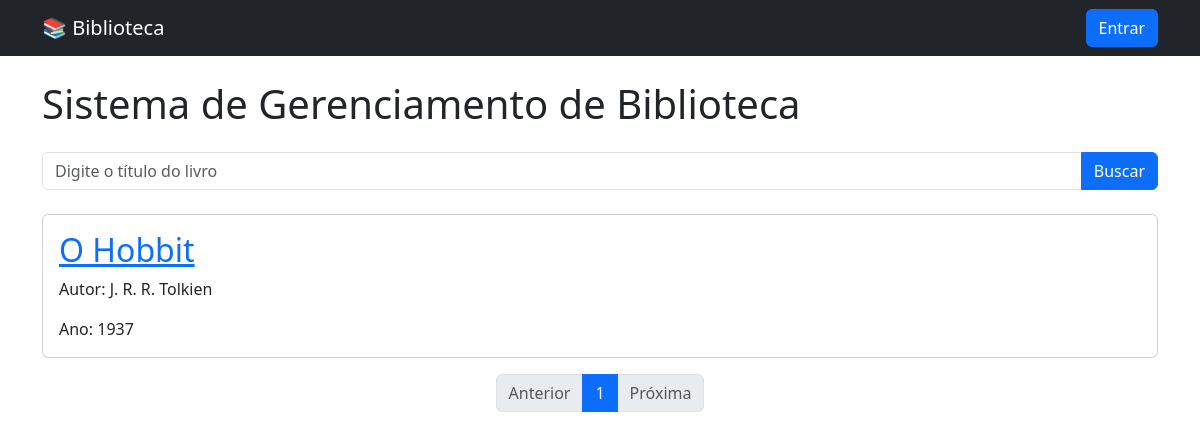
The app's page /livros/?pagina=3&busca=, older data.
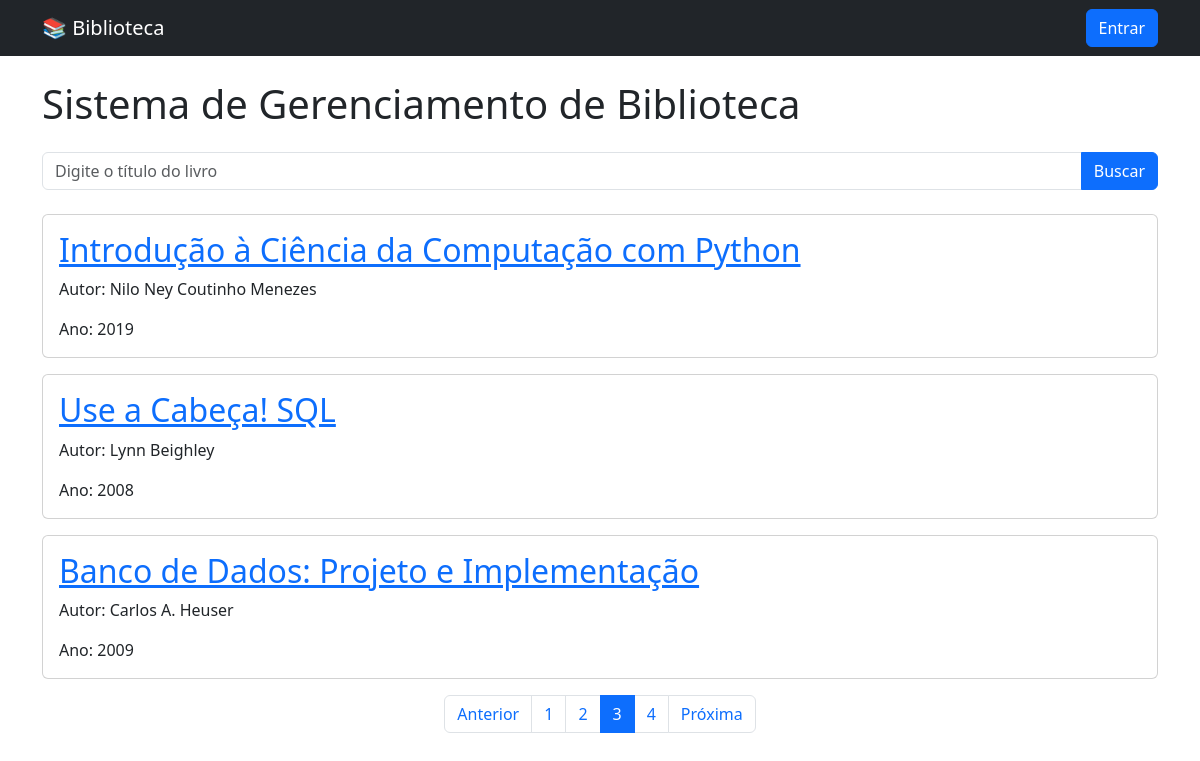
The same page, newer data.
### livros/models.py (models this page shows, shortened)
class Livro(models.Model):
    titulo = models.CharField(max_length=100)
    autor = models.CharField(max_length=100)
    ano_publicacao = models.IntegerField()

### livros/views.py (the view)
# urls.py: path('', views.lista_livros, name='lista_livros'),
def lista_livros(request):
    busca = request.GET.get('busca')
    livros = Livro.objects.all()
    if busca:
        livros = livros.filter(titulo__icontains=busca)
    paginator = Paginator(livros, 3)
    pagina = request.GET.get('pagina')
    livros = paginator.get_page(pagina)
    contexto = {
        'livros': livros
    }
    return render(request, 'livros/lista_livros.html', contexto)

### livros/templates/livros/lista_livros.html (shortened to what this page needs)
{% extends 'livros/base.html' %}
{% block content %}
<h1 class="mb-4">
    Sistema de Gerenciamento de Biblioteca
</h1>
<form method="GET" class="mb-4">
    <div class="input-group">
        <input
            type="text"
            name="busca"
            class="form-control"
            placeholder="Digite o título do livro"
            value="{{ busca|default:'' }}"
        >
        <button class="btn btn-primary" type="submit">
            Buscar
        </button>
    </div>
</form>
{% for livro in livros %}
    <div class="card mb-3">
        <div class="card-body">
            <a href="{% url 'detalhe_livro' livro.id %}">
                <h2 class="card-title">
                    {{ livro.titulo }}
                </h2>
            </a>
            <p class="card-text">
                Autor: {{ livro.autor }}
            </p>
            <p class="card-text">
                Ano: {{ livro.ano_publicacao }}
            </p>
        </div>
    </div>
{% empty %}
    <div class="alert alert-warning">
        Nenhum livro encontrado.
    </div>
{% endfor %}
<nav aria-label="Paginação">
    <ul class="pagination justify-content-center">
        {% if livros.has_previous %}
            <li class="page-item">
                <a class="page-link"
                   href="?pagina={{ livros.previous_page_number }}&busca={{ busca }}">
                    Anterior
                </a>
            </li>
        {% else %}
            <li class="page-item disabled">
                <span class="page-link">
                    Anterior
                </span>
            </li>
        {% endif %}
        {% for num in livros.paginator.page_range %}
            {% if livros.number == num %}
                <li class="page-item active">
                    <span class="page-link">
                        {{ num }}
                    </span>
                </li>
            {% else %}
                <li class="page-item">
                    <a class="page-link" href="?pagina={{ num }}&busca={{ busca }}">
                        {{ num }}
                    </a>
                </li>
            {% endif %}
        {% endfor %}
        {% if livros.has_next %}
            <li class="page-item">
                <a class="page-link"
                  href="?pagina={{ livros.next_page_number }}&busca={{ busca }}">
                    Próxima
                </a>
            </li>
        {% else %}
            <li class="page-item disabled">
                <span class="page-link">
                    Próxima
                </span>
            </li>
        {% endif %}
    </ul>
</nav>
{% endblock %}

Row changes from the older to the newer data that the page shows:
no longer on this page (row unchanged): Livro: titulo "O Hobbit", autor "J. R. R. Tolkien", ano_publicacao "1937"
added Livro: titulo "Introdução à Ciência da Computação com Python", autor "Nilo Ney Coutinho Menezes", ano_publicacao "2019"
added Livro: titulo "Use a Cabeça! SQL", autor "Lynn Beighley", ano_publicacao "2008"
added Livro: titulo "Banco de Dados: Projeto e Implementação", autor "Carlos A. Heuser", ano_publicacao "2009"
Text that changed along with them:
list line gone: "1"
new list line: "1"
new list line: "2"
new list line: "3"
new list line: "4"
